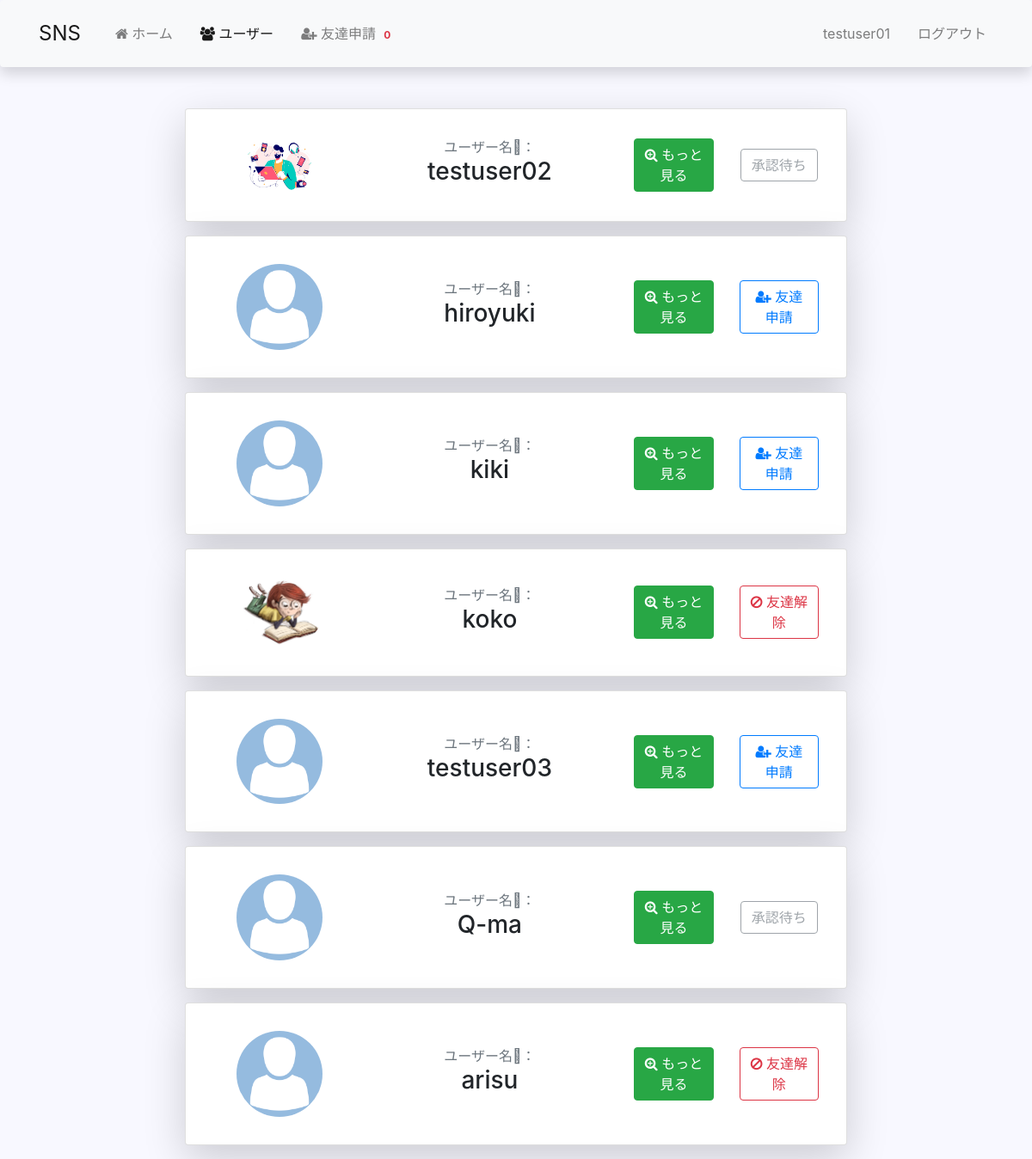
The app's page /profiles/all-profiles/ (signed in), older data.
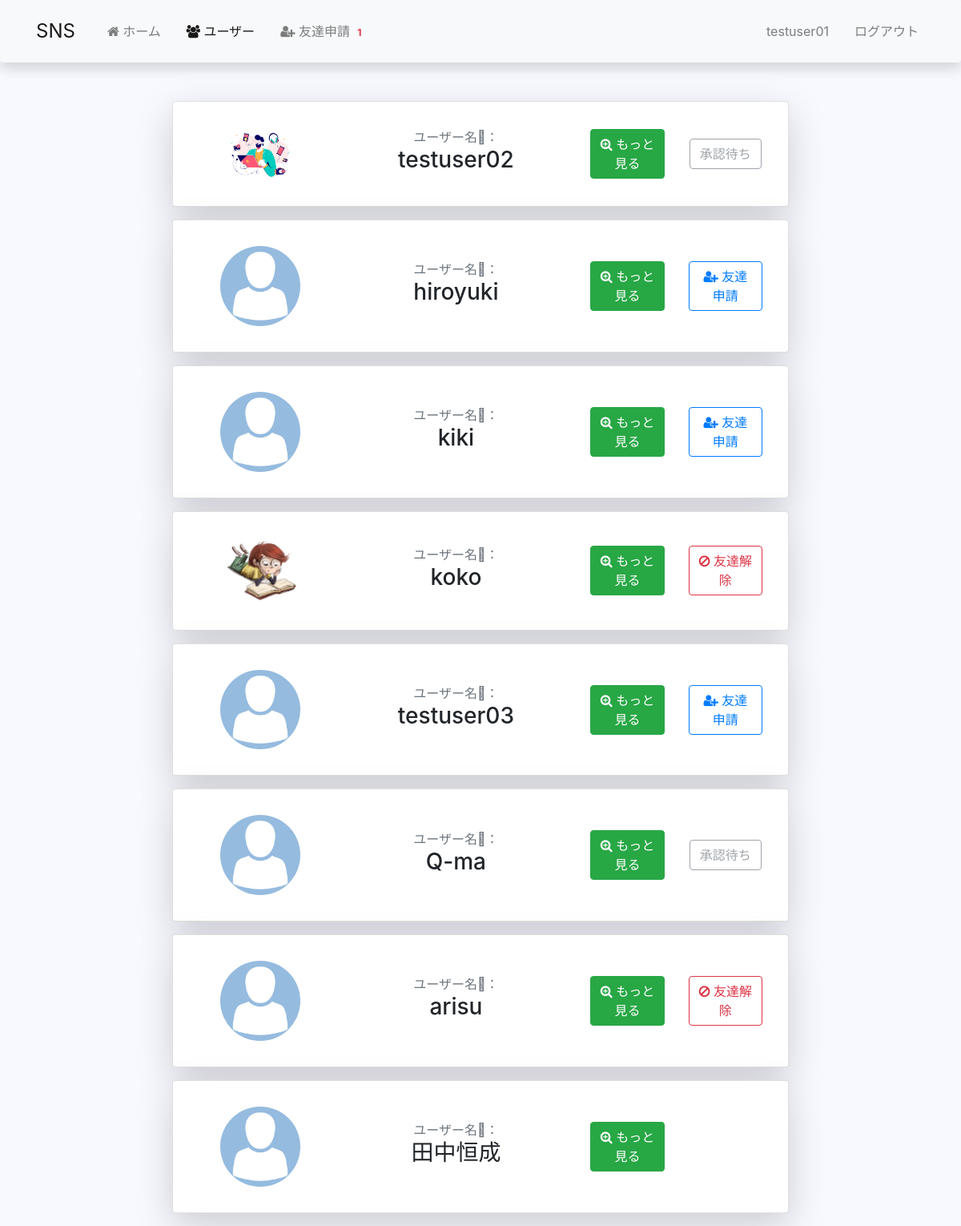
The same page, newer data.
### profiles/models.py (models this page shows, shortened)
class Profile(models.Model):
    first_name = models.CharField('姓', max_length=200, blank=True)
    last_name = models.CharField('名', max_length=200, blank=True)
    user = models.OneToOneField(User, on_delete=models.CASCADE)
    bio = models.TextField(default="よろしくお願いします。", max_length=300)
    email = models.EmailField(max_length=200, blank=True)
    avatar = models.ImageField(default='avatar.png', upload_to='avatars')
    friends = models.ManyToManyField(User, blank=True, related_name='friends')
    slug = models.SlugField(unique=True, blank=True)
    updated = models.DateTimeField(auto_now=True)
    created = models.DateTimeField(auto_now_add=True)
    objects = ProfileManager()
    def get_absolute_url(self):
        return reverse('profiles:profile-detail', kwargs={'slug': self.slug})

### profiles/views.py (the view)
# urls.py: path('all-profiles/', views.ProfileListView.as_view(), name='all_profiles'),
class ProfileListView(LoginRequiredMixin, ListView):
    model = Profile
    template_name = 'profiles/profile_list.html'
    def get_queryset(self):
        qs = Profile.objects.get_all_profiles_without_me(self.request.user)
        return qs  # object_list
    def get_context_data(self, **kwargs):
        context = super().get_context_data(**kwargs)
        user = User.objects.get(username__iexact=self.request.user)
        profile = Profile.objects.get(user=user)  # 自分のプロフィール
        rel_r = Relationship.objects.filter(sender=profile)  # 申請した相手の情報
        rel_s = Relationship.objects.filter(receiver=profile)  # 申請してきた相手の情報
        rel_receiver = []
        for item in rel_r:
            rel_receiver.append(item.receiver.user)  # ユーザー名だけ取り出す
        rel_sender = []
        for item in rel_s:
            rel_sender.append(item.sender.user)
        context['rel_receiver'] = rel_receiver
        context['rel_sender'] = rel_sender
        context['is_empty'] = False
        if len(self.get_queryset()) == 0:  # 自分以外ユーザーが存在しない場合
            context['is_empty'] = True
        return context

### profiles/context_processors.py (called while the page is built)
def invitations_received_count(request):
    if request.user.is_authenticated:
        profile_obj = Profile.objects.get(user=request.user)
        count = Relationship.objects.invitations_received(profile_obj).count()
        return {'invites_count': count}
    return {}

### profiles/models.py (called while the page is built)
    def get_all_profiles_without_me(self, me):
        profiles = Profile.objects.all().exclude(user=me)
        return profiles

    def invitations_received(self, receiver):
        qs = Relationship.objects.filter(receiver=receiver, status='send')
        return qs

### profiles/templates/profiles/profile_list.html (shortened to what this page needs)
{% extends 'base.html' %}
{% block content %}
    <div class="container-fluid mt-5">
        <div class="row justify-content-center">
            {% for obj in object_list %}
            <div class="col-md-8 mb-3">
                <div class="card shadow-lg rounded">
                    <div class="card-body">
                        <div class="row text-center align-items-center">
                            <div class="col-md-3">
                                <img class="p_avatar" src="{{ obj.avatar.url }}" alt="">
                            </div>
                            <div class="col-md-5">
                                <span class="text-muted">ユーザー名：</span>
                                <h3>{{ obj.user }}</h3>
                            </div>
                            <div class="col-md-2">
                                <a href={{obj.get_absolute_url}}>
                                    <button class="btn btn-success px-2"><i class="fa fa-search-plus"></i> もっと見る</button>
                            </div>
                            <div class="col-md-2">
                                {% if obj.user not in rel_receiver and obj.user not in rel_sender %}
                                <form action="{% url 'profiles:send-invite' %}" method="POST">
                                    <button type="submit" class="btn btn-outline-primary"><i class="fa fa-user-plus"></i>&nbsp;友達申請</button>
                                </form>
                                {% endif %}
                                {% if obj.user in rel_receiver and request.user not in obj.friends.all %}
                                    <button type="submit" class="btn btn-outline-secondary disabled" aria-disabled="true">承認待ち</button>
                                {% endif %}
                                {% if request.user in obj.friends.all %}
                                    <form action="{% url 'profiles:remove-friend' %}" method="POST">
                                        <button type="submit" class="btn btn-outline-danger"><i class="fa fa-ban"></i>&nbsp;友達解除</button>
                                    </form>
                                {% endif %}
                            </div>
                        </div>
                    </div>
                </div>
            </div>
            {% endfor %}
        </div>
    </div>
{% endblock content %}

### templates/base.html (shortened to what this page needs)
{% load static %}
<!doctype html>
<html lang="ja">
  <head>
    <link rel="stylesheet" href="https://stackpath.bootstrapcdn.com/bootstrap/4.5.0/css/bootstrap.min.css">
    <link rel="stylesheet" href="https://stackpath.bootstrapcdn.com/font-awesome/4.7.0/css/font-awesome.min.css">
    <link rel="stylesheet" href="{% static 'style.css'%}">
  </head>
  <body>
    {% include 'navbar.html' %}
    {% block content %}
    {% endblock content %}
  </body>
</html>

### templates/navbar.html (shortened to what this page needs)
{% url 'posts:home' as path_to_home %}
{% url 'profiles:all_profiles' as path_to_all_profiles %}
{% url 'profiles:invites' as path_to_invites %}
{% url 'profiles:my-profile' as path_to_my_profile %}
<nav class="navbar navbar-expand-lg navbar-light bg-light py-3 shadow rounded">
    <div class="container">
        <a class="navbar-brand" href="#">SNS</a>
        <div class="collapse navbar-collapse" id="navbarSupportedContent">
            <ul class="navbar-nav mr-auto">
                <li class="{% if request.path == path_to_home %} nav-item active{% endif %} nav-item">
                    <a class="nav-link" href="{% url 'posts:home' %}"><i class="fa fa-home"></i>&nbsp;ホーム</a>
                </li>
                <li class="{% if request.path == path_to_all_profiles %} nav-item active{% endif %} nav-item">
                    <a class="nav-link" href="{% url 'profiles:all_profiles' %}"><i class="fa fa-users"></i>&nbsp;ユーザー</a>
                </li>
                <li class="{% if request.path == path_to_invites %} nav-item active{% endif %} nav-item">
                    <a class="nav-link" href="{% url 'profiles:invites' %}">
                        <i class="fa fa-user-plus"></i>
                        友達申請
                        <span class="badge badge-light font-weight-bold text-danger">{{ invites_count }}</span>
                    </a>
                </li>
            </ul>
            <ul class="navbar-nav ml-auto">
                {% if request.user.is_authenticated %}
                <li class="{% if request.path == path_to_my_profile %} nav-item active{% endif %} nav-item">
                    <a class="nav-link" href="{% url 'profiles:my-profile' %}">{{ request.user }}</a>
                </li>
                <li class="nav-item">
                    <a class="nav-link" href="{% url 'accounts:logout' %}">ログアウト</a>
                </li>
                {% endif %}
            </ul>
        </div>
    </div>
</nav>

### static/style.css (style rules this page uses)
body { background-color: #f8f8ff; }
nav .navbar-brand { font-size: 1.5rem; }
nav .nav-item { font-size: 1rem; margin-left: 1rem; }
.card-body { padding: 2rem; }
.p_avatar { width: 65%; height: 65%; border-radius: 50%; }

Row changes from the older to the newer data that the page shows:
added Profile: avatar (placeholder picture), user "田中恒成"
Text that changed along with them:
{{ invites_count }}: "0" → "1"
